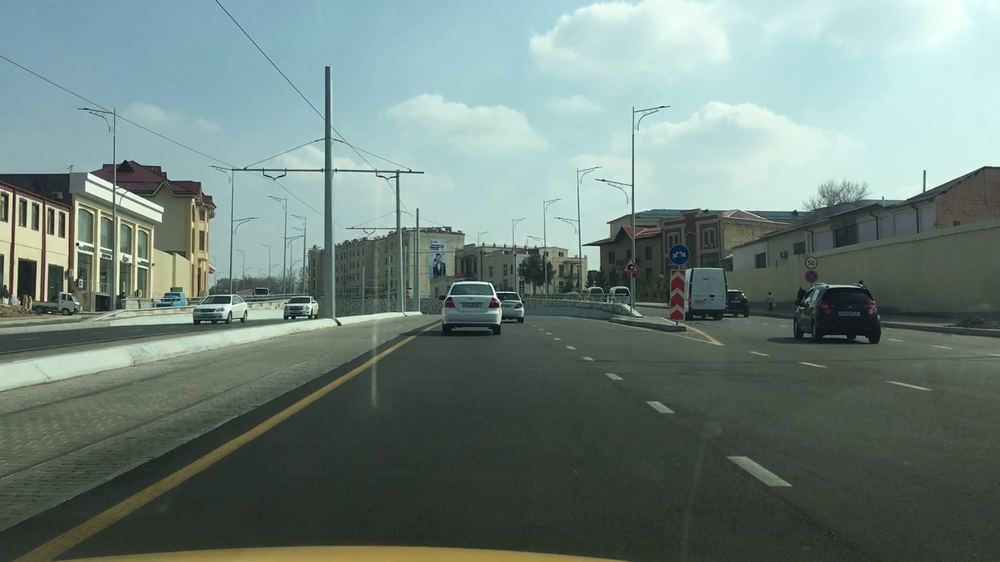
#> input picture frame.png, 1000 x 562 px, shrunk from 1920 x 1080 before the run
$ python find_line.py
#> lines starting #> are read from the running program, lines starting #| are printed output that depends on the picture; after the words box and inside, x2 and y2 are one past the last pixel; in counts of white or black regions, pixels touching at a corner belong together
import cv2
import matplotlib.pyplot as plt
import numpy as np

frame = cv2.imread('frame.png')
#> frame is the input picture: shape (562, 1000, 3); mean B, G, R 123.8, 130.1, 111.8

HSV = cv2.cvtColor(frame,cv2.COLOR_BGR2HSV)
#> HSV: shape (562, 1000, 3); mean H, S, V 72, 44.9, 132
H_orange = 52//2
orange_lower = np.array([H_orange-5,30,40],dtype=np.uint8)
orange_upper = np.array([H_orange+5,230,240],dtype=np.uint8)

H_white = 125//2
white_lower = np.array([H_white-10,10,110],dtype=np.uint8)
white_upper = np.array([H_white+10,30,200],dtype=np.uint8)

ROI = np.zeros(frame.shape,np.uint8)
y,x = frame.shape[:2]
#> y = 562; x = 1000
pts = np.array([[0,y-100],[x,y-100],[5*x//8,int(y*0.6)],[4*x//10,int(y*0.6)]])
ROI = cv2.fillPoly(ROI,[pts],(255,255,255))
ROI_img = cv2.bitwise_and(frame,ROI)
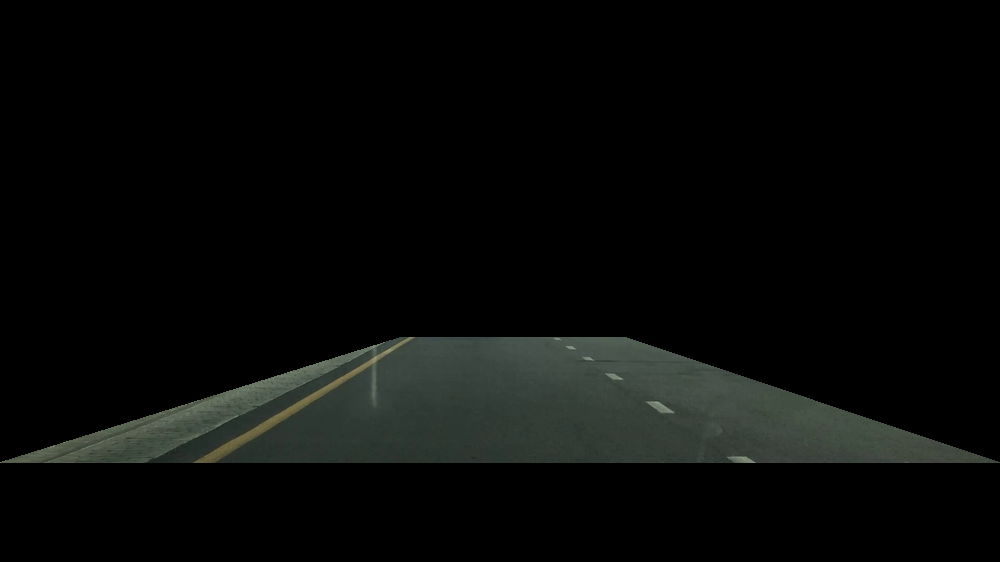
#> ROI_img: shape (562, 1000, 3); mean B, G, R 8.5, 9.8, 8.4

HSV_ROI = cv2.cvtColor(ROI_img,cv2.COLOR_BGR2HSV)
#> HSV_ROI: shape (562, 1000, 3); mean H, S, V 8.9, 5.7, 9.8
thresh_orange = cv2.inRange(HSV_ROI,orange_lower,orange_upper)
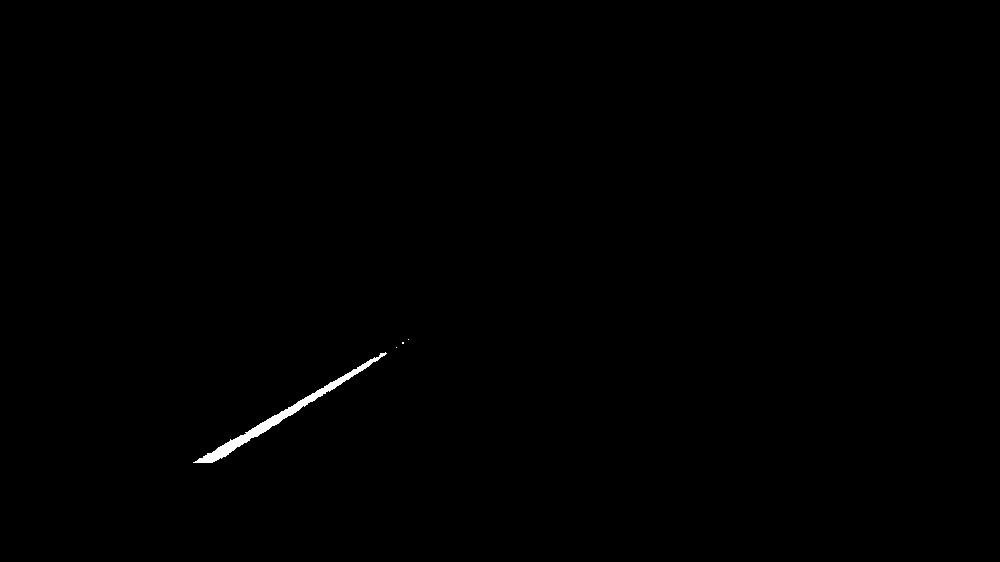
#> thresh_orange: shape (562, 1000); 0.29% white; 4 white regions (3 under 20 px), largest, box (x1, y1, x2, y2) and area: (193, 352, 387, 463) 1615
thresh_white = cv2.inRange(HSV_ROI,white_lower,white_upper)
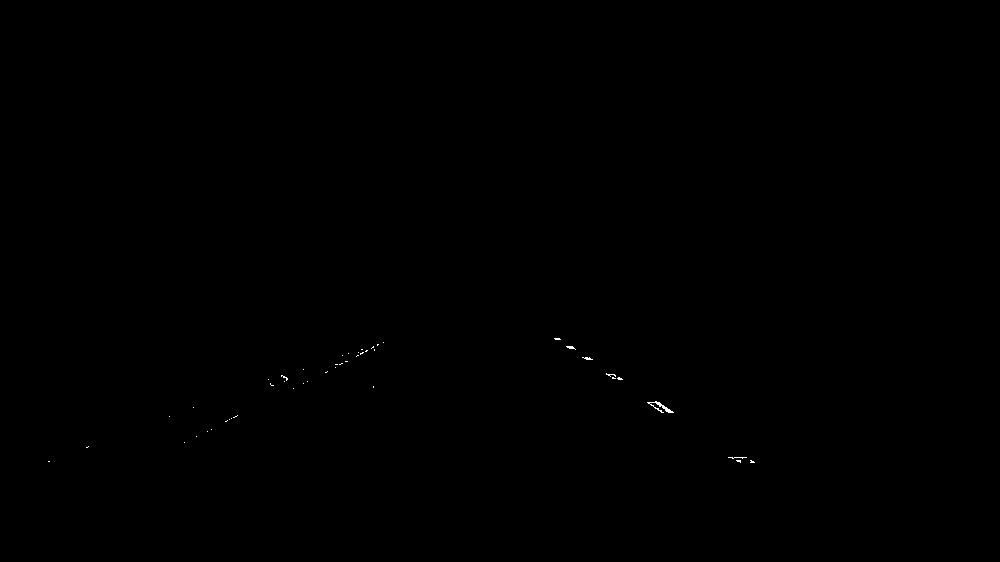
#> thresh_white: shape (562, 1000); 0.06% white in thin lines or dots, all inside (x1, y1, x2, y2) = (48, 338, 755, 463)
roads = cv2.add(thresh_orange,thresh_white)
#> roads: shape (562, 1000); 0.34% white; 51 white regions (46 under 20 px), largest, box (x1, y1, x2, y2) and area: (193, 352, 387, 463) 1615, (647, 401, 674, 413) 94, (566, 346, 576, 350) 21, (728, 457, 747, 459) 21, (582, 357, 593, 360) 20

# plt.imshow(ROI_img)
plt.imshow(ROI_img,cmap='gray')
plt.show()
